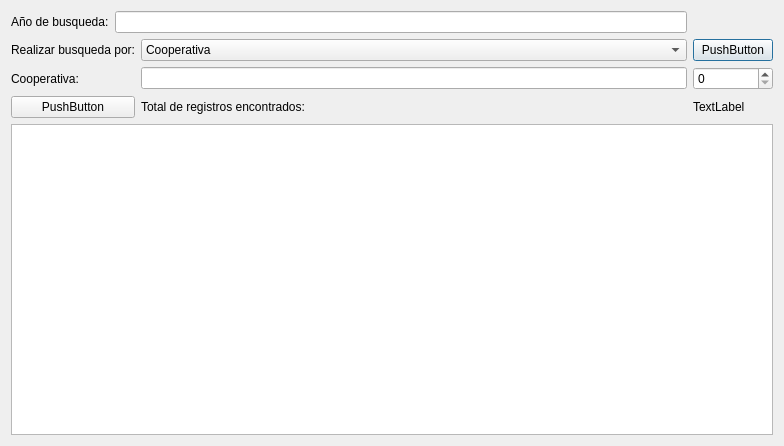
<?xml version="1.0" encoding="UTF-8"?>
<ui version="4.0">
 <class>Dialog</class>
 <widget class="QDialog" name="Dialog">
  <property name="geometry">
   <rect>
    <x>0</x>
    <y>0</y>
    <width>784</width>
    <height>446</height>
   </rect>
  </property>
  <property name="contextMenuPolicy">
   <enum>Qt::DefaultContextMenu</enum>
  </property>
  <property name="windowTitle">
   <string>Dialog</string>
  </property>
  <property name="whatsThis">
   <string/>
  </property>
  <property name="accessibleDescription">
   <string/>
  </property>
  <layout class="QGridLayout" name="gridLayout">
   <item row="0" column="0">
    <widget class="QLabel" name="yearLabel">
     <property name="text">
      <string>Año de busqueda:</string>
     </property>
    </widget>
   </item>
   <item row="0" column="1" colspan="2">
    <widget class="QLineEdit" name="yearEntry"/>
   </item>
   <item row="1" column="0" colspan="2">
    <widget class="QLabel" name="label">
     <property name="text">
      <string>Realizar busqueda por:</string>
     </property>
    </widget>
   </item>
   <item row="1" column="2">
    <widget class="QComboBox" name="comboBox">
     <item>
      <property name="text">
       <string>Cooperativa</string>
      </property>
     </item>
     <item>
      <property name="text">
       <string>Cooperativa y Disco</string>
      </property>
     </item>
     <item>
      <property name="text">
       <string>Fecha de emisión</string>
      </property>
     </item>
     <item>
      <property name="text">
       <string>Número de Boleta</string>
      </property>
     </item>
     <item>
      <property name="text">
       <string>Supervisor</string>
      </property>
     </item>
     <item>
      <property name="text">
       <string>Usuario Registrado</string>
      </property>
     </item>
    </widget>
   </item>
   <item row="1" column="3">
    <widget class="QPushButton" name="pushButton">
     <property name="layoutDirection">
      <enum>Qt::LeftToRight</enum>
     </property>
     <property name="text">
      <string>PushButton</string>
     </property>
    </widget>
   </item>
   <item row="2" column="0" colspan="2">
    <widget class="QLabel" name="label_2">
     <property name="text">
      <string>Cooperativa: </string>
     </property>
    </widget>
   </item>
   <item row="2" column="2">
    <widget class="QLineEdit" name="lineEdit"/>
   </item>
   <item row="2" column="3">
    <widget class="QSpinBox" name="spinBox">
     <property name="maximum">
      <number>300</number>
     </property>
    </widget>
   </item>
   <item row="3" column="0" colspan="2">
    <widget class="QPushButton" name="pushButton_2">
     <property name="text">
      <string>PushButton</string>
     </property>
    </widget>
   </item>
   <item row="3" column="2">
    <widget class="QLabel" name="label_4">
     <property name="text">
      <string>Total de registros encontrados:</string>
     </property>
    </widget>
   </item>
   <item row="3" column="3">
    <widget class="QLabel" name="label_5">
     <property name="text">
      <string>TextLabel</string>
     </property>
    </widget>
   </item>
   <item row="4" column="0" colspan="4">
    <widget class="QTableView" name="tableView"/>
   </item>
  </layout>
 </widget>
 <resources>
  <include location="../bin/src/recursos.qrc"/>
 </resources>
 <connections/>
</ui>
